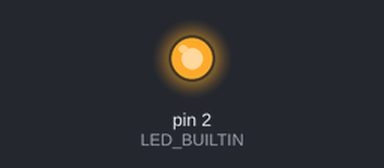
A sketch run on a simulated Arduino Uno, built with avr-gcc and run on an emulated ATmega328P. Shown: output pins drawn as LEDs (lit = HIGH).

Above: at 0.1 s.
Timing chart, 0 to 8.6 s (numbered marks = the images above):
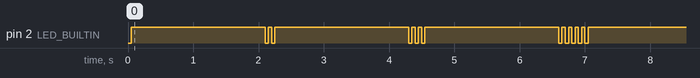

The sketch:

F-BLINK.ino
```cpp
#include <Arduino.h>

#define LED_BUILTIN 2

#define BLINK_SHARE_FOUND    1
#define BLINK_SETUP_COMPLETE 2
#define BLINK_CLIENT_CONNECT 3
#define BLINK_RESET_DEVICE   5

void setup() {
  // put your setup code here, to run once:
    pinMode(LED_BUILTIN, OUTPUT);

    blink(BLINK_SHARE_FOUND);
    delay(2000);
    blink(BLINK_SETUP_COMPLETE);
    delay(2000);
    blink(BLINK_CLIENT_CONNECT);
    delay(2000);
    blink(BLINK_RESET_DEVICE);
}

void loop() {
  // put your main code here, to run repeatedly:

}

void blink(uint8_t count, uint8_t pin = LED_BUILTIN) {
  uint8_t state = HIGH;

  for (int x = 0; x < (count << 1); ++x) {
    digitalWrite(pin, state ^= HIGH);
    delay(50);
  }
}
```
